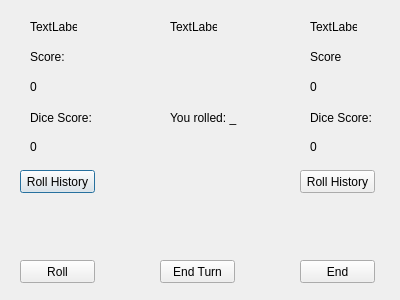
<?xml version="1.0" encoding="UTF-8"?>
<ui version="4.0">
 <class>a_game_menu</class>
 <widget class="QDialog" name="a_game_menu">
  <property name="geometry">
   <rect>
    <x>0</x>
    <y>0</y>
    <width>400</width>
    <height>300</height>
   </rect>
  </property>
  <property name="windowTitle">
   <string>Dialog</string>
  </property>
  <widget class="QLabel" name="a_game_menu_player_name">
   <property name="geometry">
    <rect>
     <x>30</x>
     <y>20</y>
     <width>47</width>
     <height>13</height>
    </rect>
   </property>
   <property name="text">
    <string>TextLabel</string>
   </property>
  </widget>
  <widget class="QLabel" name="a_game_menu_turn_label">
   <property name="geometry">
    <rect>
     <x>170</x>
     <y>20</y>
     <width>47</width>
     <height>13</height>
    </rect>
   </property>
   <property name="text">
    <string>TextLabel</string>
   </property>
  </widget>
  <widget class="QLabel" name="a_game_menu_ai_name">
   <property name="geometry">
    <rect>
     <x>310</x>
     <y>20</y>
     <width>47</width>
     <height>13</height>
    </rect>
   </property>
   <property name="text">
    <string>TextLabel</string>
   </property>
  </widget>
  <widget class="QLabel" name="label_4">
   <property name="geometry">
    <rect>
     <x>30</x>
     <y>50</y>
     <width>47</width>
     <height>13</height>
    </rect>
   </property>
   <property name="text">
    <string>Score:</string>
   </property>
  </widget>
  <widget class="QLabel" name="label_5">
   <property name="geometry">
    <rect>
     <x>310</x>
     <y>50</y>
     <width>47</width>
     <height>13</height>
    </rect>
   </property>
   <property name="text">
    <string>Score</string>
   </property>
  </widget>
  <widget class="QLabel" name="a_game_menu_player_score">
   <property name="geometry">
    <rect>
     <x>30</x>
     <y>80</y>
     <width>47</width>
     <height>13</height>
    </rect>
   </property>
   <property name="text">
    <string>0</string>
   </property>
  </widget>
  <widget class="QLabel" name="a_game_menu_ai_score">
   <property name="geometry">
    <rect>
     <x>310</x>
     <y>80</y>
     <width>47</width>
     <height>13</height>
    </rect>
   </property>
   <property name="text">
    <string>0</string>
   </property>
  </widget>
  <widget class="QLabel" name="label_8">
   <property name="geometry">
    <rect>
     <x>30</x>
     <y>110</y>
     <width>61</width>
     <height>16</height>
    </rect>
   </property>
   <property name="text">
    <string>Dice Score:</string>
   </property>
  </widget>
  <widget class="QLabel" name="a_game_menu_player_dicescore">
   <property name="geometry">
    <rect>
     <x>30</x>
     <y>140</y>
     <width>47</width>
     <height>13</height>
    </rect>
   </property>
   <property name="text">
    <string>0</string>
   </property>
  </widget>
  <widget class="QLabel" name="label_10">
   <property name="geometry">
    <rect>
     <x>310</x>
     <y>110</y>
     <width>61</width>
     <height>16</height>
    </rect>
   </property>
   <property name="text">
    <string>Dice Score:</string>
   </property>
  </widget>
  <widget class="QLabel" name="a_game_menu_ai_dicescore">
   <property name="geometry">
    <rect>
     <x>310</x>
     <y>140</y>
     <width>47</width>
     <height>13</height>
    </rect>
   </property>
   <property name="text">
    <string>0</string>
   </property>
  </widget>
  <widget class="QPushButton" name="a_game_menu_player_rollhistory">
   <property name="geometry">
    <rect>
     <x>20</x>
     <y>170</y>
     <width>75</width>
     <height>23</height>
    </rect>
   </property>
   <property name="text">
    <string>Roll History</string>
   </property>
  </widget>
  <widget class="QPushButton" name="a_game_menu_ai_rollhistory">
   <property name="geometry">
    <rect>
     <x>300</x>
     <y>170</y>
     <width>75</width>
     <height>23</height>
    </rect>
   </property>
   <property name="text">
    <string>Roll History</string>
   </property>
  </widget>
  <widget class="QPushButton" name="a_game_menu_roll">
   <property name="geometry">
    <rect>
     <x>20</x>
     <y>260</y>
     <width>75</width>
     <height>23</height>
    </rect>
   </property>
   <property name="text">
    <string>Roll</string>
   </property>
  </widget>
  <widget class="QPushButton" name="a_game_menu_endturn">
   <property name="geometry">
    <rect>
     <x>160</x>
     <y>260</y>
     <width>75</width>
     <height>23</height>
    </rect>
   </property>
   <property name="text">
    <string>End Turn</string>
   </property>
  </widget>
  <widget class="QPushButton" name="a_game_menu_end">
   <property name="geometry">
    <rect>
     <x>300</x>
     <y>260</y>
     <width>75</width>
     <height>23</height>
    </rect>
   </property>
   <property name="text">
    <string>End</string>
   </property>
  </widget>
  <widget class="QLabel" name="a_game_menu_dicescore">
   <property name="geometry">
    <rect>
     <x>170</x>
     <y>110</y>
     <width>71</width>
     <height>16</height>
    </rect>
   </property>
   <property name="text">
    <string>You rolled: _ </string>
   </property>
  </widget>
 </widget>
 <resources/>
 <connections/>
</ui>
